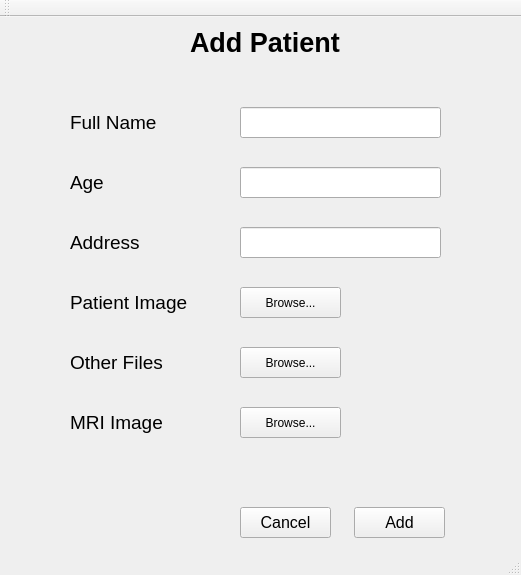
<?xml version="1.0" encoding="UTF-8"?>
<ui version="4.0">
 <class>AddPatient</class>
 <widget class="QMainWindow" name="AddPatient">
  <property name="geometry">
   <rect>
    <x>0</x>
    <y>0</y>
    <width>521</width>
    <height>575</height>
   </rect>
  </property>
  <property name="windowTitle">
   <string>AddPatient</string>
  </property>
  <widget class="QWidget" name="centralWidget">
   <widget class="QLabel" name="label">
    <property name="geometry">
     <rect>
      <x>190</x>
      <y>0</y>
      <width>171</width>
      <height>51</height>
     </rect>
    </property>
    <property name="font">
     <font>
      <pointsize>20</pointsize>
      <weight>75</weight>
      <bold>true</bold>
     </font>
    </property>
    <property name="text">
     <string>Add Patient</string>
    </property>
   </widget>
   <widget class="QLabel" name="label_fullName">
    <property name="geometry">
     <rect>
      <x>70</x>
      <y>90</y>
      <width>101</width>
      <height>31</height>
     </rect>
    </property>
    <property name="font">
     <font>
      <pointsize>14</pointsize>
      <weight>50</weight>
      <bold>false</bold>
     </font>
    </property>
    <property name="text">
     <string>Full Name</string>
    </property>
   </widget>
   <widget class="QLineEdit" name="input_fullName">
    <property name="geometry">
     <rect>
      <x>240</x>
      <y>90</y>
      <width>201</width>
      <height>31</height>
     </rect>
    </property>
   </widget>
   <widget class="QLabel" name="label_age">
    <property name="geometry">
     <rect>
      <x>70</x>
      <y>150</y>
      <width>101</width>
      <height>31</height>
     </rect>
    </property>
    <property name="font">
     <font>
      <pointsize>14</pointsize>
      <weight>50</weight>
      <bold>false</bold>
     </font>
    </property>
    <property name="text">
     <string>Age</string>
    </property>
   </widget>
   <widget class="QLineEdit" name="input_age">
    <property name="geometry">
     <rect>
      <x>240</x>
      <y>150</y>
      <width>201</width>
      <height>31</height>
     </rect>
    </property>
   </widget>
   <widget class="QPushButton" name="btn_add">
    <property name="geometry">
     <rect>
      <x>354</x>
      <y>490</y>
      <width>91</width>
      <height>31</height>
     </rect>
    </property>
    <property name="font">
     <font>
      <pointsize>12</pointsize>
     </font>
    </property>
    <property name="text">
     <string>Add</string>
    </property>
   </widget>
   <widget class="QPushButton" name="btn_cancel">
    <property name="geometry">
     <rect>
      <x>240</x>
      <y>490</y>
      <width>91</width>
      <height>31</height>
     </rect>
    </property>
    <property name="font">
     <font>
      <pointsize>12</pointsize>
     </font>
    </property>
    <property name="text">
     <string>Cancel</string>
    </property>
   </widget>
   <widget class="QLabel" name="label_address">
    <property name="geometry">
     <rect>
      <x>70</x>
      <y>210</y>
      <width>101</width>
      <height>31</height>
     </rect>
    </property>
    <property name="font">
     <font>
      <pointsize>14</pointsize>
      <weight>50</weight>
      <bold>false</bold>
     </font>
    </property>
    <property name="text">
     <string>Address</string>
    </property>
   </widget>
   <widget class="QLineEdit" name="input_address">
    <property name="geometry">
     <rect>
      <x>240</x>
      <y>210</y>
      <width>201</width>
      <height>31</height>
     </rect>
    </property>
   </widget>
   <widget class="QLabel" name="label_fullName_2">
    <property name="geometry">
     <rect>
      <x>70</x>
      <y>270</y>
      <width>121</width>
      <height>31</height>
     </rect>
    </property>
    <property name="font">
     <font>
      <pointsize>14</pointsize>
      <weight>50</weight>
      <bold>false</bold>
     </font>
    </property>
    <property name="text">
     <string>Patient Image</string>
    </property>
   </widget>
   <widget class="QLabel" name="label_age_2">
    <property name="geometry">
     <rect>
      <x>70</x>
      <y>330</y>
      <width>101</width>
      <height>31</height>
     </rect>
    </property>
    <property name="font">
     <font>
      <pointsize>14</pointsize>
      <weight>50</weight>
      <bold>false</bold>
     </font>
    </property>
    <property name="text">
     <string>Other Files</string>
    </property>
   </widget>
   <widget class="QLabel" name="label_address_2">
    <property name="geometry">
     <rect>
      <x>70</x>
      <y>390</y>
      <width>101</width>
      <height>31</height>
     </rect>
    </property>
    <property name="font">
     <font>
      <pointsize>14</pointsize>
      <weight>50</weight>
      <bold>false</bold>
     </font>
    </property>
    <property name="text">
     <string>MRI Image</string>
    </property>
   </widget>
   <widget class="QPushButton" name="fileInput_patientImage">
    <property name="geometry">
     <rect>
      <x>240</x>
      <y>270</y>
      <width>101</width>
      <height>31</height>
     </rect>
    </property>
    <property name="text">
     <string>Browse...</string>
    </property>
   </widget>
   <widget class="QPushButton" name="fileInput_otherFiles">
    <property name="geometry">
     <rect>
      <x>240</x>
      <y>330</y>
      <width>101</width>
      <height>31</height>
     </rect>
    </property>
    <property name="text">
     <string>Browse...</string>
    </property>
   </widget>
   <widget class="QPushButton" name="fileInput_mriImage">
    <property name="geometry">
     <rect>
      <x>240</x>
      <y>390</y>
      <width>101</width>
      <height>31</height>
     </rect>
    </property>
    <property name="text">
     <string>Browse...</string>
    </property>
   </widget>
  </widget>
  <widget class="QMenuBar" name="menuBar">
   <property name="geometry">
    <rect>
     <x>0</x>
     <y>0</y>
     <width>521</width>
     <height>21</height>
    </rect>
   </property>
  </widget>
  <widget class="QToolBar" name="mainToolBar">
   <attribute name="toolBarArea">
    <enum>TopToolBarArea</enum>
   </attribute>
   <attribute name="toolBarBreak">
    <bool>false</bool>
   </attribute>
  </widget>
  <widget class="QStatusBar" name="statusBar"/>
 </widget>
 <layoutdefault spacing="6" margin="11"/>
 <resources/>
 <connections/>
</ui>
